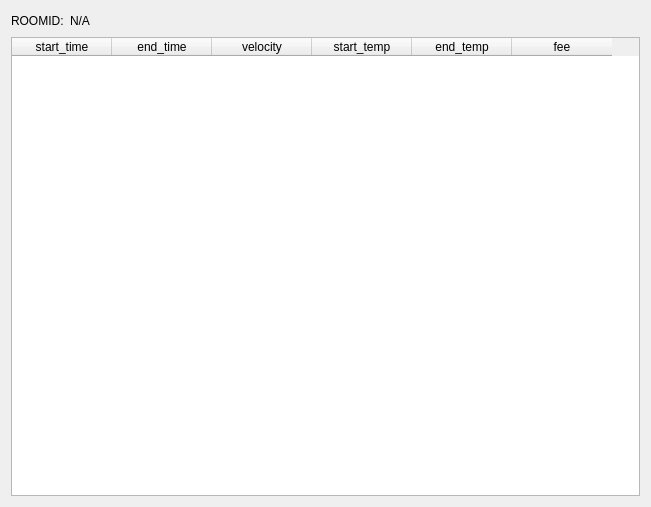
<?xml version="1.0" encoding="UTF-8"?>
<ui version="4.0">
 <class>ReportWidget</class>
 <widget class="QWidget" name="ReportWidget">
  <property name="geometry">
   <rect>
    <x>0</x>
    <y>0</y>
    <width>651</width>
    <height>507</height>
   </rect>
  </property>
  <property name="windowTitle">
   <string>Report</string>
  </property>
  <layout class="QGridLayout" name="gridLayout">
   <item row="0" column="0">
    <layout class="QHBoxLayout" name="horizontalLayout">
     <item>
      <widget class="QLabel" name="label">
       <property name="text">
        <string>ROOMID:</string>
       </property>
      </widget>
     </item>
     <item>
      <widget class="QLabel" name="label_roomid">
       <property name="text">
        <string>N/A</string>
       </property>
      </widget>
     </item>
     <item>
      <spacer name="horizontalSpacer">
       <property name="orientation">
        <enum>Qt::Horizontal</enum>
       </property>
       <property name="sizeHint" stdset="0">
        <size>
         <width>40</width>
         <height>20</height>
        </size>
       </property>
      </spacer>
     </item>
    </layout>
   </item>
   <item row="1" column="0">
    <widget class="QTableWidget" name="tableWidget">
     <column>
      <property name="text">
       <string>start_time</string>
      </property>
     </column>
     <column>
      <property name="text">
       <string>end_time</string>
      </property>
     </column>
     <column>
      <property name="text">
       <string>velocity</string>
      </property>
     </column>
     <column>
      <property name="text">
       <string>start_temp</string>
      </property>
     </column>
     <column>
      <property name="text">
       <string>end_temp</string>
      </property>
     </column>
     <column>
      <property name="text">
       <string>fee</string>
      </property>
     </column>
    </widget>
   </item>
  </layout>
 </widget>
 <resources/>
 <connections/>
</ui>
